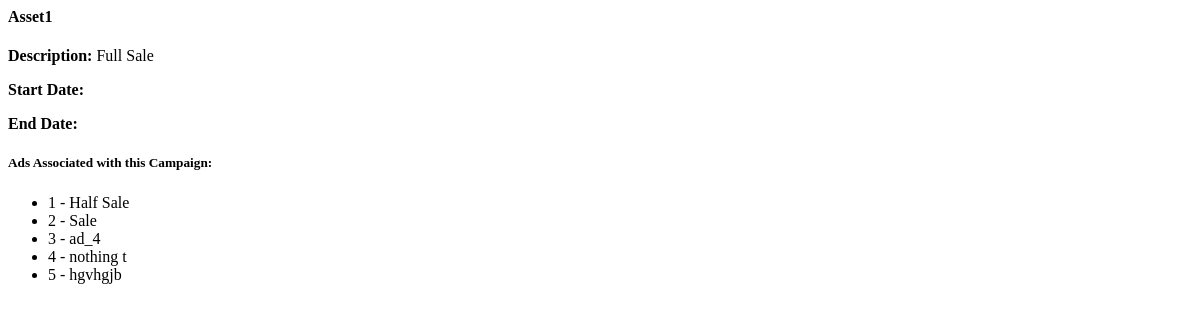
Before: /campaign_details/1 (signed in) with the older database file.
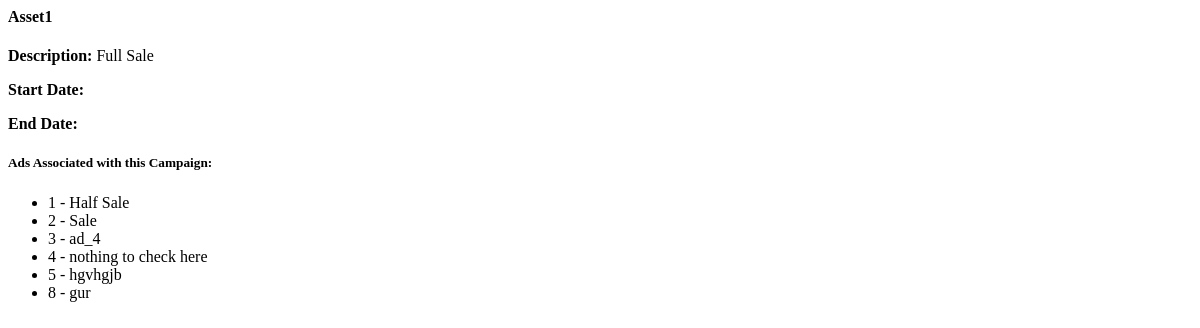
After: the same page with the newer database file.
### app/models.py (models this page shows)
class AdRequest(db.Model):
    id = db.Column(db.Integer, primary_key=True)
    campaign_id = db.Column(db.Integer, db.ForeignKey('campaign.id'), nullable=False)
    influencer_id = db.Column(db.Integer, db.ForeignKey('user.id'), nullable=False)
    requirements = db.Column(db.Text, nullable=False)
    payment_amount = db.Column(db.Float, nullable=False)
    status_influencer = db.Column(db.String(10), nullable=False)
    status_sponsor = db.Column(db.String(10), nullable=False)

### app/routes.py (the view)
@main.route('/campaign_details/<int:campaign_id>', methods=['GET'])
@login_required
def campaign_details(campaign_id):
    campaign = Campaign.query.get_or_404(campaign_id)
    if current_user.role == "influencer":
        ads = AdRequest.query.filter_by(campaign_id=campaign.id, influencer_id = current_user.id).all()
    elif current_user.role == "sponsor":
        ads = AdRequest.query.filter_by(campaign_id=campaign.id).all()
    return render_template('campaign_details.html', campaign=campaign, ads=ads)

### app/models.py (called while the page is built)
@login_manager.user_loader
def load_user(user_id):
    return User.query.get(int(user_id))

### app/templates/campaign_details.html
<div>
    <h4>{{ campaign.name }}</h4>
    <p><strong>Description:</strong> {{ campaign.description }}</p>
    <p><strong>Start Date:</strong> {{ campaign.start_date }}</p>
    <p><strong>End Date:</strong> {{ campaign.end_date }}</p>
    <h5>Ads Associated with this Campaign:</h5>
    <ul>
        {% for ad in ads %}
            <li>{{ ad.id }} - {{ ad.requirements }}</li>
        {% endfor %}
    </ul>
</div>

Changed rows visible on the page:
changed AdRequest id 4: requirements "nothing t" → "nothing to check here"
added AdRequest: id "8", requirements "gur"
